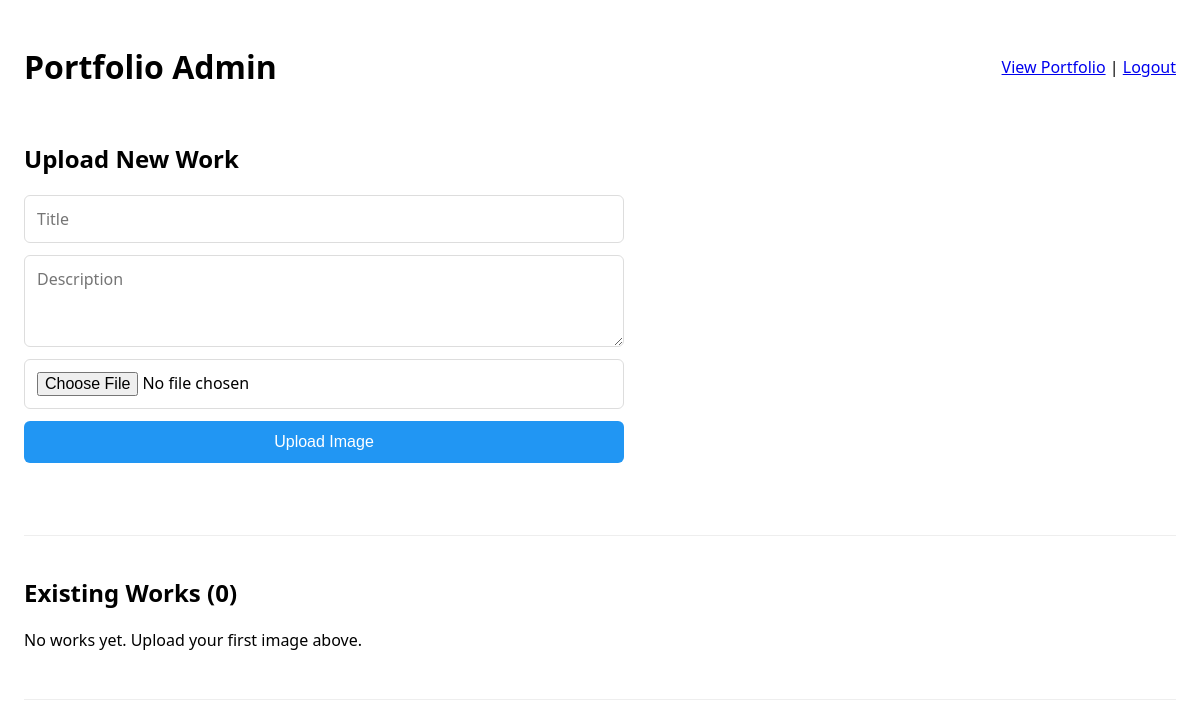
The page /admin (signed in) on the database as committed earlier.
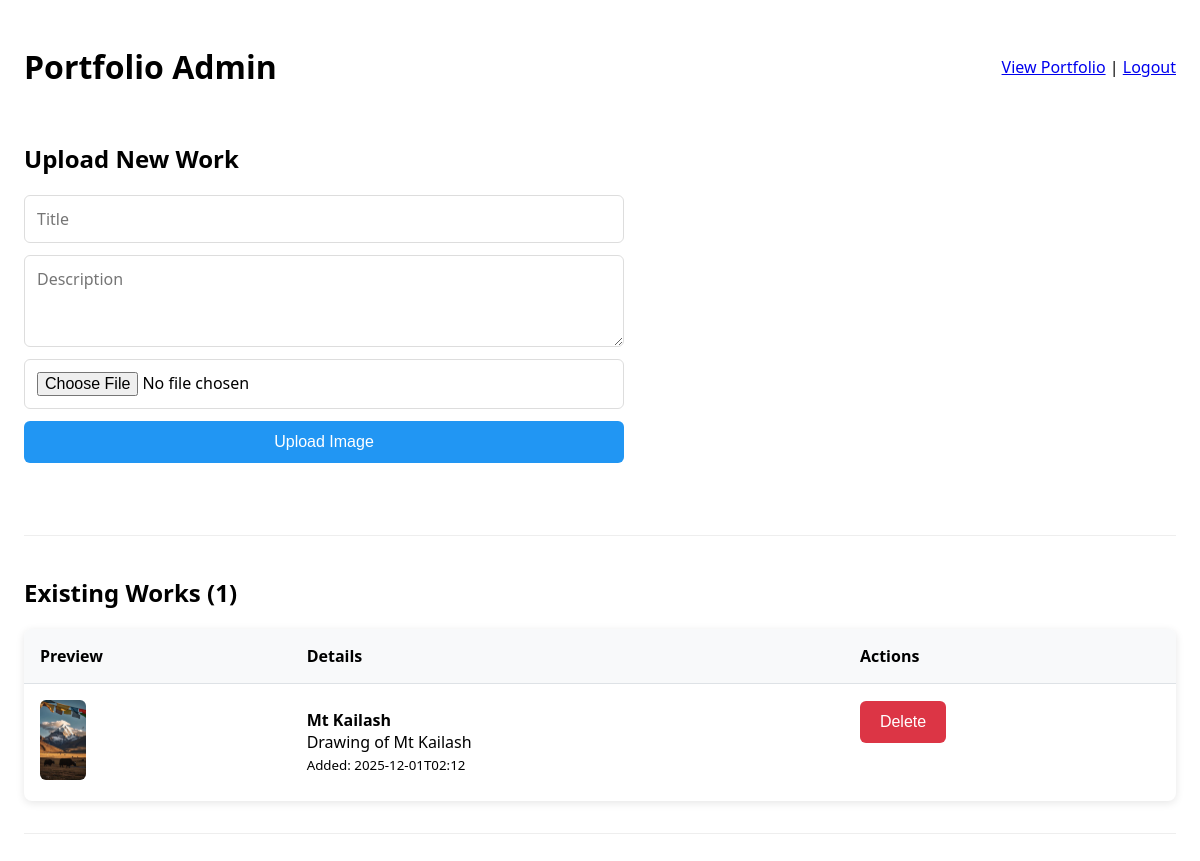
The same page on the database as committed later.
### tables this page shows
CREATE TABLE works (
        id INTEGER PRIMARY KEY AUTOINCREMENT,
        title TEXT NOT NULL,
        description TEXT,
        filename TEXT NOT NULL UNIQUE,
        created_at TEXT NOT NULL
    );

### runveer.py (the view)
@app.route('/admin')
@login_required
def admin():
    db = get_db()
    cur = db.execute('SELECT * FROM works ORDER BY created_at DESC')
    works = cur.fetchall()
    return render_template('admin.html', works=works)

### runveer.py (called while the page is built)
def get_db():
    db = getattr(g, '_database', None)
    if db is None:
        conn = sqlite3.connect(str(DB_PATH))
        conn.row_factory = sqlite3.Row
        db = g._database = conn
    return db

@app.teardown_appcontext
def close_connection(exception):
    db = getattr(g, '_database', None)
    if db is not None:
        db.close()

def login_required(f):
    @wraps(f)
    def decorated_function(*args, **kwargs):
        if 'user_id' not in session:
            flash('Please log in to access this page', 'error')
            return redirect(url_for('login', next=request.url))
        return f(*args, **kwargs)
    return decorated_function

### templates/admin.html (shortened to what this page needs)
<!doctype html>
<html>
  <head>
  </head>
  <body>
    <div class="header">
      <h1>Portfolio Admin</h1>
      <div>
        <a href="/">View Portfolio</a> |
        <a href="/logout">Logout</a>
      </div>
    </div>
    <div class="section">
      <h2>Upload New Work</h2>
      <form method="post" action="/admin/upload" enctype="multipart/form-data">
        <input type="text" name="title" placeholder="Title" required>
        <textarea name="description" placeholder="Description" rows="3"></textarea>
        <input type="file" name="file" accept="image/*" required>
        <button type="submit">Upload Image</button>
      </form>
    </div>
    <div class="section">
      <h2>Existing Works ({{ works|length }})</h2>
      {% if works %}
      <table>
        <thead>
          <tr>
            <th>Preview</th>
            <th>Details</th>
            <th>Actions</th>
          </tr>
        </thead>
        <tbody>
          {% for work in works %}
          <tr>
            <td><img src="/static/uploads/{{ work.filename }}" class="thumb" alt="{{ work.title }}"></td>
            <td>
              <strong>{{ work.title }}</strong><br>
              {{ work.description or 'No description' }}<br>
              <small>Added: {{ work.created_at[:16] }}</small>
            </td>
            <td>
              <div class="actions">
                <form method="post" action="/admin/delete" onsubmit="return confirm('Delete this work?')">
                  <button type="submit" class="delete">Delete</button>
                </form>
              </div>
            </td>
          </tr>
          {% endfor %}
        </tbody>
      </table>
      {% else %}
      <p>No works yet. Upload your first image above.</p>
      {% endif %}
    </div>
  </body>
</html>

Rows that differ between the two databases and show on the page:
added works: filename (picture), title "Mt Kailash", description "Drawing of Mt Kailash", created_at "2025-12-01T02:12"
Other text that changed with them:
{{ works|length }}: "0" → "1"
text no longer shown: "No works yet. Upload your first image above."
text now shown: "Preview Details Actions"
